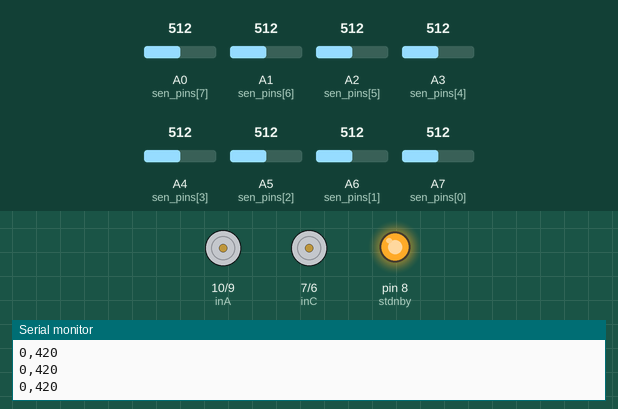
Simulated run of this sketch. Board: Arduino Nano, built with avr-gcc and run on an emulated ATmega328P. Shown: motor-driver pin pairs drawn as motors (green arrow = first pin HIGH = forward, orange = second pin HIGH = backward, longer = more drive, scaled by the enable pin), output pins drawn as LEDs (lit = HIGH), the last lines printed to the serial monitor. Inputs (shaded band) come from the test bench; at power-on: A4 (sen_pins[3]) = 512, A0 (sen_pins[7]) = 512, A1 (sen_pins[6]) = 512, A5 (sen_pins[2]) = 512, A7 (sen_pins[0]) = 512, A2 (sen_pins[5]) = 512, A3 (sen_pins[4]) = 512, A6 (sen_pins[1]) = 512.

Above: at 17.4 s.
17.5 s: A4 (sen_pins[3]) set to 494
At 18.5 s:
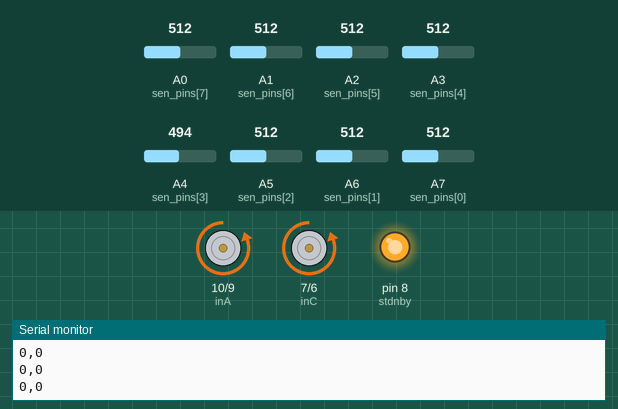
19.0 s: A0 (sen_pins[7]) set to 504
20.5 s: A1 (sen_pins[6]) set to 306
At 20.9 s:
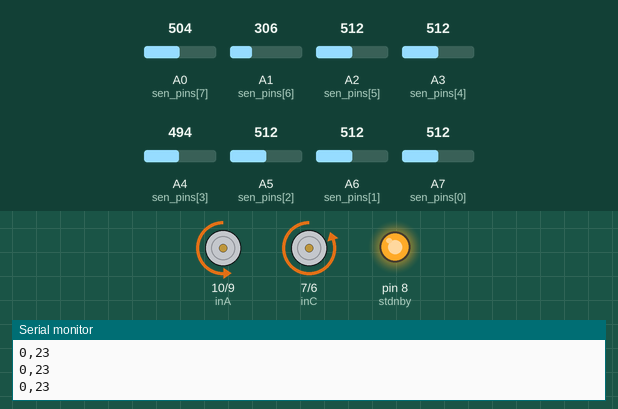
22.0 s: A5 (sen_pins[2]) set to 306
At 23.2 s:
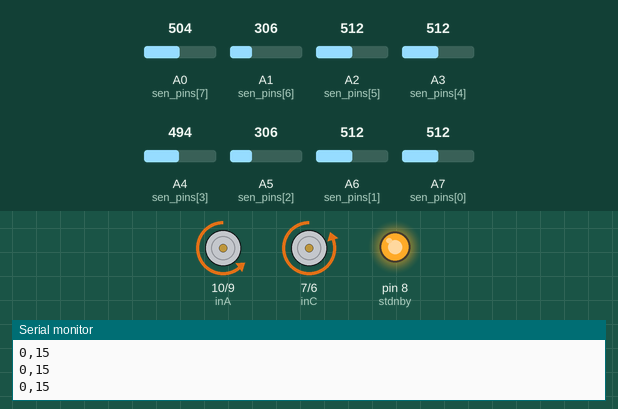
23.5 s: A7 (sen_pins[0]) set to 502
At 24.4 s:
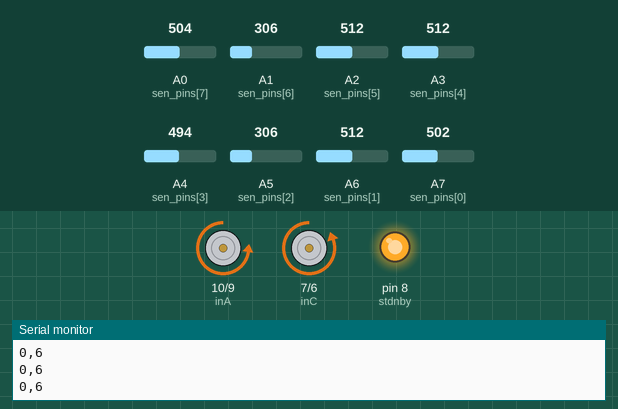
25.0 s: A0 (sen_pins[7]) set to 716
At 25.7 s:
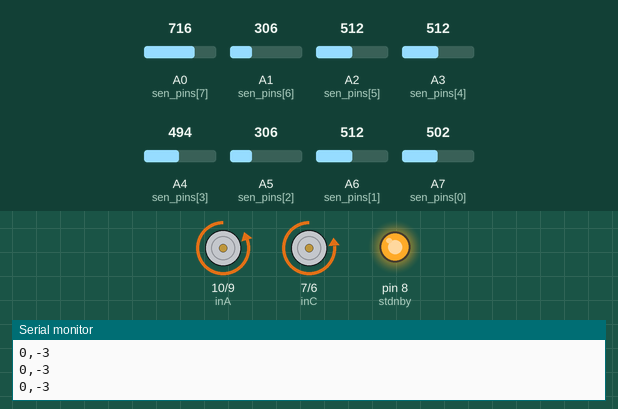
Timing chart, 0 to 27.5 s (numbered marks = the images above; inputs shaded):
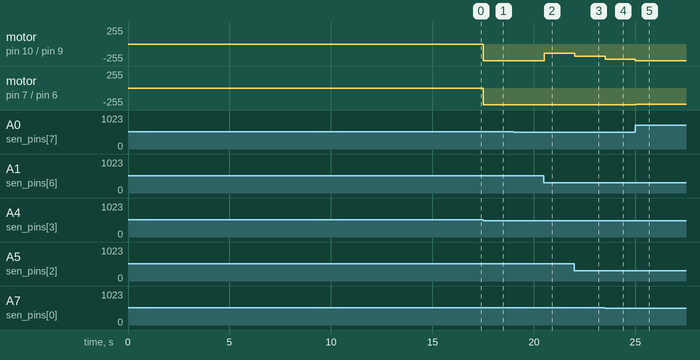

Measured:
- the behaviour switches between 512 and 511 on A4 (sen_pins[3]) (found by bisection; images 0 and 1)
- the behaviour switches between 512 and 511 on A7 (sen_pins[0]) (found by bisection; images 3 and 4)
- after the input at 17.5 s, motor on pin 10 (inA) / pin 9 (inB), motor on pin 7 (inC) / pin 6 (inD): stopped → backward 254/255 at once
- after the input at 20.5 s, motor on pin 10 (inA) / pin 9 (inB): backward 254/255 → backward 140/255 at once
- after the input at 22.0 s, motor on pin 10 (inA) / pin 9 (inB): backward 140/255 → backward 180/255 at once
- after the input at 23.5 s, motor on pin 10 (inA) / pin 9 (inB): backward 180/255 → backward 225/255 at once
- after the input at 25.0 s, motor on pin 10 (inA) / pin 9 (inB): backward 225/255 → backward 254/255 at once; motor on pin 7 (inC) / pin 6 (inD): backward 254/255 → backward 240/255 at once

The sketch:

lfr_8_personal_auto_calibration.ino
```cpp
//after setting pins for motor driver it should be checked that the motor is working
//forward or reverse
#define ena 11
#define inA 10
#define inB 9
#define stdnby 8
#define inC 7
#define inD 6
#define enb 5
#define trigPin_for_sonar1 13
#define echoPin_for_sonar1 12

//sensor analog value should be taken before placing it to th[] array
int uturn = 200;
int black_line[8];
int white_line[8];
void blink_times(int times);
void blink_fast_times(int times);
void calibration();
int th[8] = {467, 485, 448, 406, 382, 492, 451, 429};//for pena track
int sen_pins[8] = {A7, A6, A5, A4, A3, A2, A1, A0};
void wheel(int lm, int rm);
int i, sen[8], s[8], lastSensor, lastError;
int base_L = 255;
int base_R = 255;
float kp = 4;
float kd = 20;
float ki = 1;
void setup()
{
  calibration();
  mot_init();
  other_init();
  sonar_init();
}
void calibration() {
  for (int i = 0; i < 8; i++)
  {

    black_line[i] = analogRead(sen_pins[i]);
  }
  blink_fast_times(5);


  for (int i = 0; i < 8; i++)
  {
    white_line[i] = analogRead(sen_pins[i]);
  }


  for (int i = 0; i < 8; i++)
  {
    th[i] =  (black_line[i] +  white_line[i]) / 2;
  }
  blink_times(3);
}

void blink_times(int times) {
  for (int i = 0 ; i < times; i++) {
    digitalWrite(LED_BUILTIN, HIGH);
    delay(100);
    digitalWrite(LED_BUILTIN, LOW);
    delay(100);
    digitalWrite(LED_BUILTIN, HIGH);
    delay(100);
    digitalWrite(LED_BUILTIN, LOW);
    delay(100);
    delay(2000);
  }
}
void blink_fast_times(int times) {
  for (int i = 0 ; i < times; i++) {
    digitalWrite(LED_BUILTIN, HIGH);
    delay(100);
    digitalWrite(LED_BUILTIN, LOW);
    delay(100);
    digitalWrite(LED_BUILTIN, HIGH);
    delay(100);
    digitalWrite(LED_BUILTIN, LOW);
    delay(100);
    digitalWrite(LED_BUILTIN, HIGH);
    delay(100);
    digitalWrite(LED_BUILTIN, LOW);
    delay(100);
    digitalWrite(LED_BUILTIN, HIGH);
    delay(100);
    digitalWrite(LED_BUILTIN, LOW);
    delay(100);
    delay(1000);
  }
}
void loop()
{

  line_follow();
  // wheel(100, 100);

  //  int my_dis = distance_from_sonar(trigPin_for_sonar1, echoPin_for_sonar1);
  //  if (my_dis == 6 ) {
  //    wheel(0, 0);//stop
  //    delay(500);
  //    wheel(100, -100);//right
  //    delay(400);
  //    wheel(100, 100);//forward
  //    delay(500);
  //    wheel(-100, 100);//left
  //    delay(300);
  //    wheel(100, 100);//forward
  //    delay(500);
  //    wheel(-100, 100);//left
  //    delay(300);
  //
  //
  //  }
  //  else {
  //   wheel(90, 80);
  //   // line_follow();
  //  }


}

void other_init()
{
  lastSensor = 0;
  lastError = 0;
  Serial.begin(9600);
}
void sonar_init() {
  pinMode(trigPin_for_sonar1, OUTPUT);
  pinMode(echoPin_for_sonar1, INPUT);
}

int distance_from_sonar(int trigPin_for_sonar, int echoPin_for_sonar) {
  long duration;
  int distance;
  digitalWrite(trigPin_for_sonar, LOW);
  delayMicroseconds(2);
  digitalWrite(trigPin_for_sonar, HIGH);
  delayMicroseconds(10);
  digitalWrite(trigPin_for_sonar, LOW);
  duration = pulseIn(echoPin_for_sonar, HIGH);
  distance = duration * 0.034 / 2;
  return distance;

}
void mot_init()
{
  pinMode(inA, OUTPUT);
  pinMode(inB, OUTPUT);
  pinMode(inC, OUTPUT);
  pinMode(inD, OUTPUT);
  pinMode(ena, OUTPUT);
  pinMode(enb, OUTPUT);
  pinMode(stdnby, OUTPUT);
  digitalWrite(stdnby, HIGH);
  digitalWrite(inA, HIGH);
  digitalWrite(inB, HIGH);
  digitalWrite(inC, HIGH);
  digitalWrite(inD, HIGH);

}

void wheel(int lm, int rm)
{
  if (lm == 0)
  {
    digitalWrite(inC, HIGH);
    digitalWrite(inD, HIGH);
  }
  if (lm > 0)
  {
    digitalWrite(inC, LOW);
    digitalWrite(inD, HIGH);
  }
  else if (lm < 0)
  {
    digitalWrite(inC, HIGH);
    digitalWrite(inD, LOW);
  }


  if (rm == 0)
  {
    digitalWrite(inA, HIGH);
    digitalWrite(inB, HIGH);
  }
  if (rm > 0)
  {
    digitalWrite(inA, LOW);
    digitalWrite(inB, HIGH);
  }
  else if (rm < 0)
  {
    digitalWrite(inA, HIGH);
    digitalWrite(inB, LOW);
  }
  if (lm > 254) lm = 254;
  if (lm < -254) lm = -254;
  if (rm > 254) rm = 254;
  if (rm < -254) rm = -254;

  analogWrite(ena, abs(rm));
  analogWrite(enb, abs(lm));

}

int readSensor()
{
  for (i = 0; i < 8; i++)
  {
    sen[i] = analogRead(sen_pins[i]);
    if (sen[i] < th[i])
    {
      s[i] = 1;
    }
    else {
      s[i] = 0;
    }
  }
  //  for (i = 0; i < 8; i++)
  //  {
  //
  //    Serial.print(s[i]);
  //    Serial.print(" ");
  //
  //  }
  //  Serial.println(" ");

  int error, sum;
  sum = s[0] + s[1] + s[2] + s[3] + s[4] + s[5] + s[6] + s[7];

  if (sum != 0)
  {
    error = (s[0] * 10 + s[1] * 20 + s[2] * 30 + s[3] * 40 + s[4] * 50 + s[5] * 60 + s[6] * 70 + s[7] * 80) / sum - 40;
  }
  else
  {
    error = 420;
  }

  if (s[0] == 1) lastSensor = 1;
  else if (s[7] == 1) lastSensor = 2;
  Serial.print(0);
  Serial.print(",");
  Serial.println(error);
  return error;
}


void line_follow()
{
  int error, corr, final_l, final_r;
  float p, d, I = 0;
  error = readSensor();
  if (error == 420)
  {
    if (lastSensor == 1) {
      wheel(-uturn, uturn);
    }
    else if (lastSensor == 2) {
      wheel(uturn, -uturn);
    }
  }
  else
  {
    p = kp * error;
    d = kd * (error - lastError);
    I = ki * (I + error);
    corr = p + d + I;
    //    Serial.print(corr);
    final_l = base_L + corr;
    final_r = base_R - corr;
    if (final_l < 0)final_l = 0;
    if (final_r < 0) final_r = 0;


    wheel(final_l, final_r );
    if ((error - lastError) != 0) delay(5);
    lastError = error;
  }

}
```
